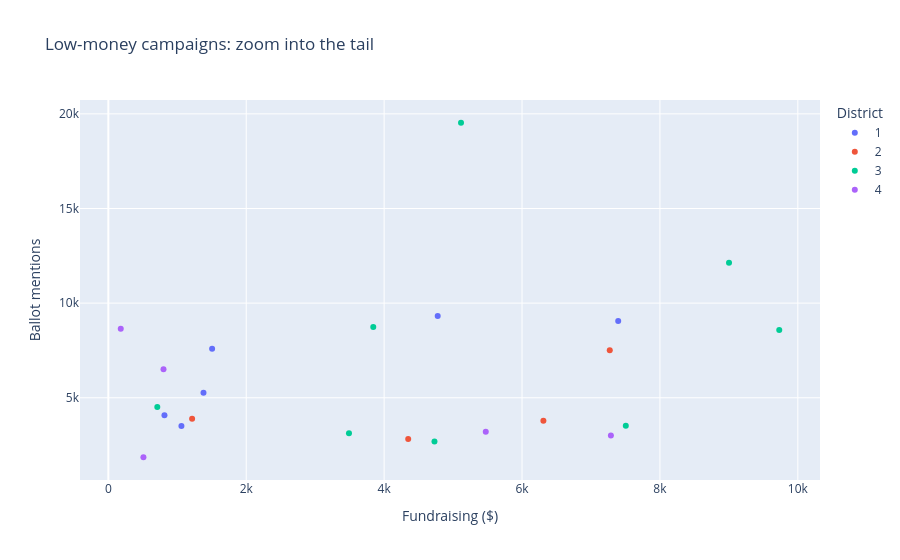

Source (notebook cell):
### Markdown cell above
## 5. Low-money tail: inspect before inventing a new functional form

The earlier draft suggested a hard “floor” in mentions because a log model
produced negative predictions for some low-money candidates.

First rerun the residuals with the **correct raw-dollar specification** above.
Then inspect the low-money tail directly.

A few low-money candidates with nonzero mentions do not by themselves prove a
piecewise or floor model.

### Code cell
low_money_cutoff = 10_000

low_money = analysis[
    analysis["fundraising"].le(
        low_money_cutoff
    )
].dropna(
    subset=[
        "fundraising",
        "mentions",
    ]
).copy()

low_money["district"] = (
    low_money["district"]
    .astype(str)
)

fig = px.scatter(
    low_money,
    x="fundraising",
    y="mentions",
    color="district",
    hover_name="canonical_candidate",
    hover_data={
        "fundraising": ":$,.0f",
        "mentions": ":,.0f",
        "first_place_votes": ":,.0f",
    },
    labels={
        "fundraising": "Fundraising ($)",
        "mentions": "Ballot mentions",
        "district": "District",
    },
    title="Low-money campaigns: zoom into the tail",
)

fig.show()

### Figure 1 — Plotly figure (JSON) as saved in the notebook; plotly's stock layout.template omitted (floating-point values rounded to 4 significant figures)
{"data": [{"customdata": [[720.0], [1698.0], [355.0], [711.0], [385.0], [1111.0]], "hovertemplate": "<b>%{hovertext}</b><br><br>District=1<br>Fundraising ($)=%{x:$,.0f}<br>Ballot mentions=%{y:,.0f}<br>first_place_votes=%{customdata[0]:,.0f}<extra></extra>", "hovertext": ["Deian Salazar", "Doug Clove", "Joe Furi", "Cayle Tern", "Thomas Shervey", "David Linn"], "legendgroup": "1", "marker": {"color": "#636efa", "symbol": "circle"}, "mode": "markers", "name": "1", "orientation": "v", "showlegend": true, "type": "scatter", "x": [1380.0, 1505.0, 814.0, 7395.0, 1060.0, 4777.0], "xaxis": "x", "y": [5262.0, 7593.0, 4070.0, 9061.0, 3507.0, 9324.0], "yaxis": "y"}, {"customdata": [[1233.0], [304.0], [759.0], [656.0]], "hovertemplate": "<b>%{hovertext}</b><br><br>District=2<br>Fundraising ($)=%{x:$,.0f}<br>Ballot mentions=%{y:,.0f}<br>first_place_votes=%{customdata[0]:,.0f}<extra></extra>", "hovertext": ["Chris Olson", "Sam Sachs", "Will Mespelt", "Reuben Berlin"], "legendgroup": "2", "marker": {"color": "#EF553B", "symbol": "circle"}, "mode": "markers", "name": "2", "orientation": "v", "showlegend": true, "type": "scatter", "x": [7272.0, 4349.0, 1215.0, 6310.0], "xaxis": "x", "y": [7509.0, 2824.0, 3884.0, 3784.0], "yaxis": "y"}, {"customdata": [[709.0], [548.0], [1322.0], [225.0], [330.0], [219.0], [755.0], [1551.0]], "hovertemplate": "<b>%{hovertext}</b><br><br>District=3<br>Fundraising ($)=%{x:$,.0f}<br>Ballot mentions=%{y:,.0f}<br>first_place_votes=%{customdata[0]:,.0f}<extra></extra>", "hovertext": ["Ahlam K Osman", "Luke Zak", "Jonathan (Jon) Walker", "Kelly Janes (KJ)", "Dan Gilk", "Theo Hathaway Saner", "Matthew (Matt) Anderson", "Philippe Knab"], "legendgroup": "3", "marker": {"color": "#00cc96", "symbol": "circle"}, "mode": "markers", "name": "3", "orientation": "v", "showlegend": true, "type": "scatter", "x": [9002.0, 9731.0, 3842.0, 4730.0, 3490.0, 7505.0, 710.0, 5115.0], "xaxis": "x", "y": [12130.0, 8581.0, 8736.0, 2684.0, 3130.0, 3525.0, 4506.0, 19530.0], "yaxis": "y"}, {"customdata": [[315.0], [230.0], [1355.0], [301.0], [1052.0]], "hovertemplate": "<b>%{hovertext}</b><br><br>District=4<br>Fundraising ($)=%{x:$,.0f}<br>Ballot mentions=%{y:,.0f}<br>first_place_votes=%{customdata[0]:,.0f}<extra></extra>", "hovertext": ["Mike DiNapoli", "Michael Trimble", "Andra Vltavín", "Chris Henry", "John Toran"], "legendgroup": "4", "marker": {"color": "#ab63fa", "symbol": "circle"}, "mode": "markers", "name": "4", "orientation": "v", "showlegend": true, "type": "scatter", "x": [7289.0, 509.0, 800.0, 5474.0, 180.0], "xaxis": "x", "y": [3001.0, 1856.0, 6504.0, 3199.0, 8652.0], "yaxis": "y"}], "layout": {"legend": {"title": {"text": "District"}, "tracegroupgap": 0}, "title": {"text": "Low-money campaigns: zoom into the tail"}, "xaxis": {"anchor": "y", "domain": [0, 1], "title": {"text": "Fundraising ($)"}}, "yaxis": {"anchor": "x", "domain": [0, 1], "title": {"text": "Ballot mentions"}}}}
